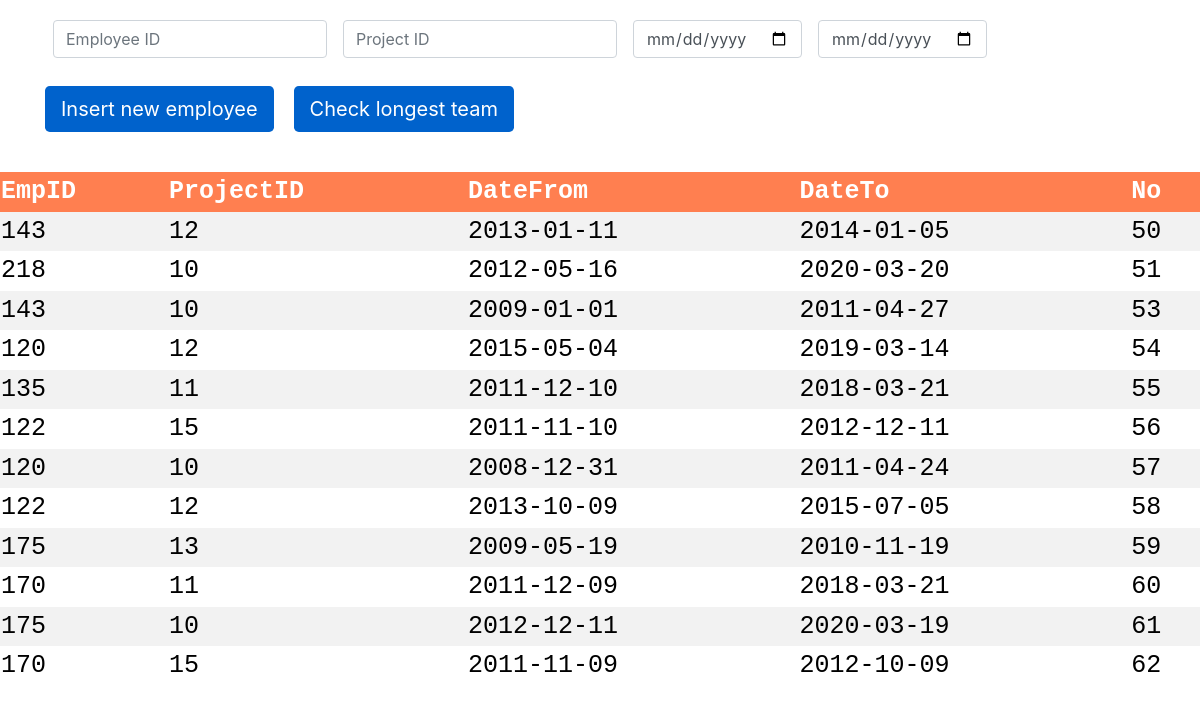
The page / on the database its author committed.
### tables this page shows
CREATE TABLE `info` (
  `EmpID` int(255) NOT NULL,
  `ProjectID` int(255) NOT NULL,
  `DateFrom` date NOT NULL,
  `DateTo` date DEFAULT NULL,
  `No` int(255) NOT NULL
);

### index.php (the view, shortened to what this page needs)
<!DOCTYPE html>
<html lang="en">
  <head>
    <link rel="stylesheet" href="css/style.css">
    <link rel='stylesheet' href='https://stackpath.bootstrapcdn.com/bootstrap/4.4.1/css/bootstrap.min.css'>
  </head>
  <body>
  <body ng-app="empapp">
        <div ng-controller="empcontroller">
            <div class="container">
            <form method="POST" action="insert.php">
            <div class="form-inline">
            <div class="form-group mx-sm-2 mb-2">
    <input type="text" class="form-control" required ng-model="EmpID" placeholder="Employee ID">
  </div>
            <div class="form-group mx-sm-2 mb-2">
    <input type="text" class="form-control" required ng-model="ProjectID" placeholder="Project ID">
  </div>
  <div class="form-group mx-sm-2 mb-2">
    <input type="date" class="form-control" ng-model="DateFrom" placeholder="Date from">
  </div>
  <div class="form-group mx-sm-2 mb-2">
    <input type="date" class="form-control" ng-model="DateTo" placeholder="Date to">
  </div>
  <a href="index.php" class="submit btn-primary btn-lg active" role="button" aria-pressed="true" value="Insert new" ng-click="insertdata()">Insert new employee</a>
  <a href="check.php" class="check btn-primary btn-lg active" role="button" aria-pressed="true">Check longest team</a>
</form>
</div>
</div>
    <table id="myTable">
    <tr>
    <th>EmpID</th>
    <th>ProjectID</th>
    <th id="dF">DateFrom</th>
    <th id="dT">DateTo</th>
    <th>No</th>
    </tr>
    <?php
    $conn = mysqli_connect("localhost", "root", "", "employees");
    $sql = "SELECT * FROM info " ;
    $result = $conn->query($sql);
    if ($result->num_rows > 0) {
    while($row = $result->fetch_assoc()) {
    echo "<tr>
    <td>" . $row["EmpID"]. "</td><td>" . $row["ProjectID"] . "</td> <td>". $row["DateFrom"]. "</td>
    <td>" . $row["DateTo"]. "</td> <td>" . $row["No"]. "</td>
</tr>";
    }
    echo "</table>";
    } else { echo "0 results"; }
    ?>
    </body>
    </html>

### css/style.css (style rules this page uses)
table { margin-top:20px; width: 100%; color: black; font-family: monospace; font-size: 25px; text-align: left; }
th { background-color: coral; color: #fff; }
tr:nth-child(even) { background-color: #f2f2f2 }
.form-group { margin:20px; }
.check { margin:20px; }

### rows shown on the page
info: EmpID "143", ProjectID "12", DateFrom "2013-01-11", DateTo "2014-01-05", No "50"
info: EmpID "218", ProjectID "10", DateFrom "2012-05-16", DateTo "2020-03-20", No "51"
info: EmpID "143", ProjectID "10", DateFrom "2009-01-01", DateTo "2011-04-27", No "53"
info: EmpID "120", ProjectID "12", DateFrom "2015-05-04", DateTo "2019-03-14", No "54"
info: EmpID "135", ProjectID "11", DateFrom "2011-12-10", DateTo "2018-03-21", No "55"
info: EmpID "122", ProjectID "15", DateFrom "2011-11-10", DateTo "2012-12-11", No "56"
info: EmpID "120", ProjectID "10", DateFrom "2008-12-31", DateTo "2011-04-24", No "57"
info: EmpID "122", ProjectID "12", DateFrom "2013-10-09", DateTo "2015-07-05", No "58"
info: EmpID "175", ProjectID "13", DateFrom "2009-05-19", DateTo "2010-11-19", No "59"
info: EmpID "170", ProjectID "11", DateFrom "2011-12-09", DateTo "2018-03-21", No "60"
info: EmpID "175", ProjectID "10", DateFrom "2012-12-11", DateTo "2020-03-19", No "61"
info: EmpID "170", ProjectID "15", DateFrom "2011-11-09", DateTo "2012-10-09", No "62"
